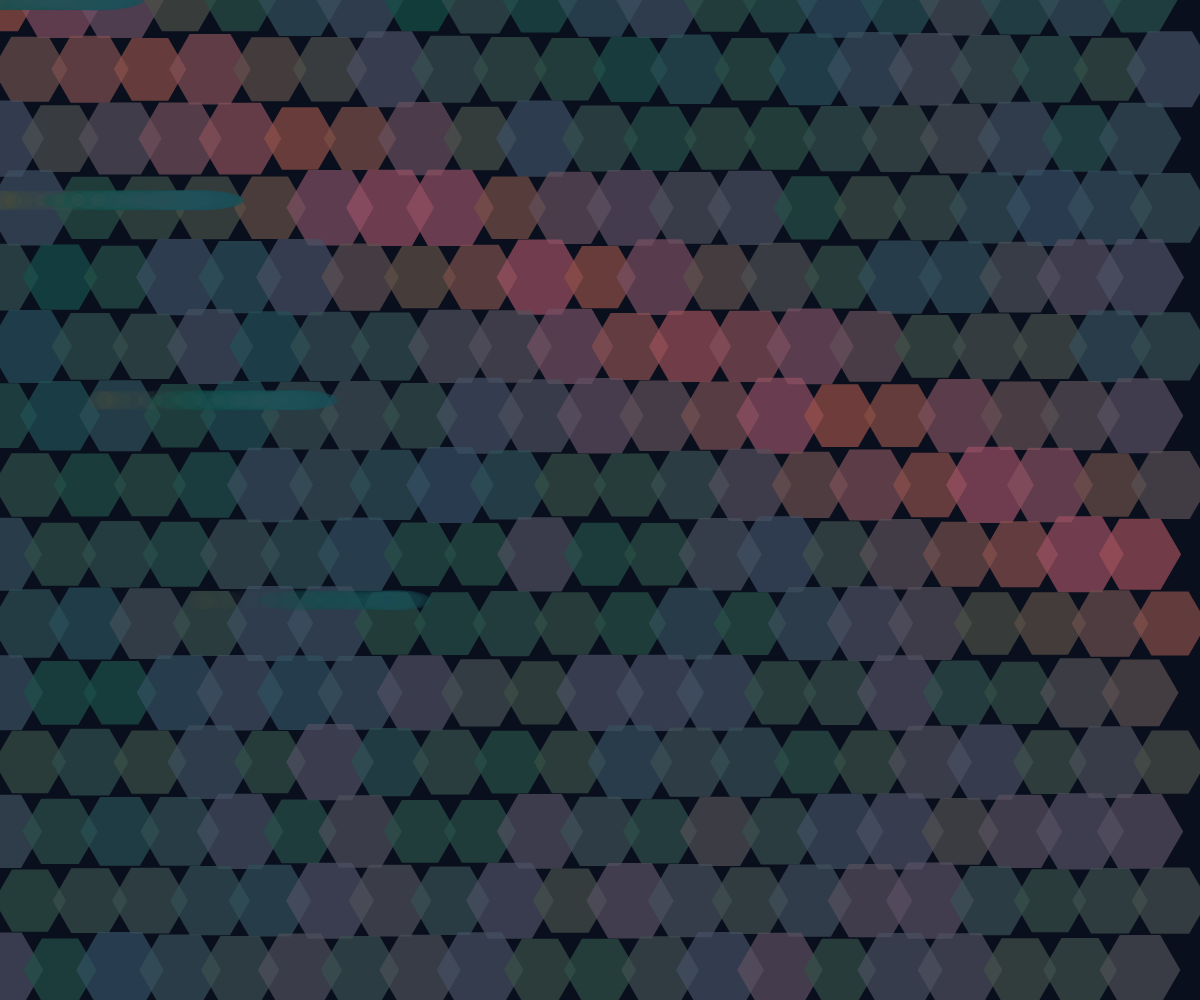
Frame 1 (no input)
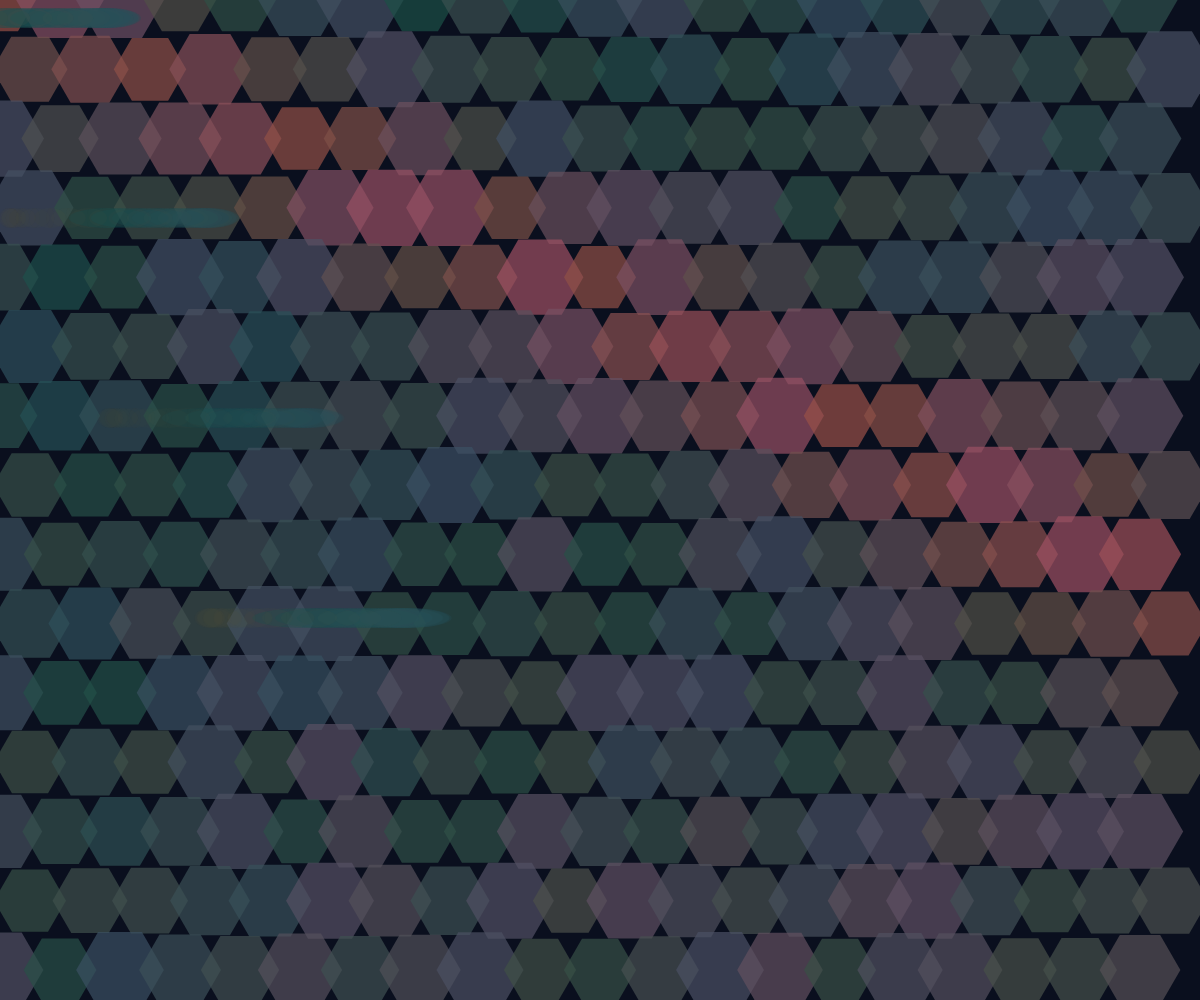
Frame 60 (no input)
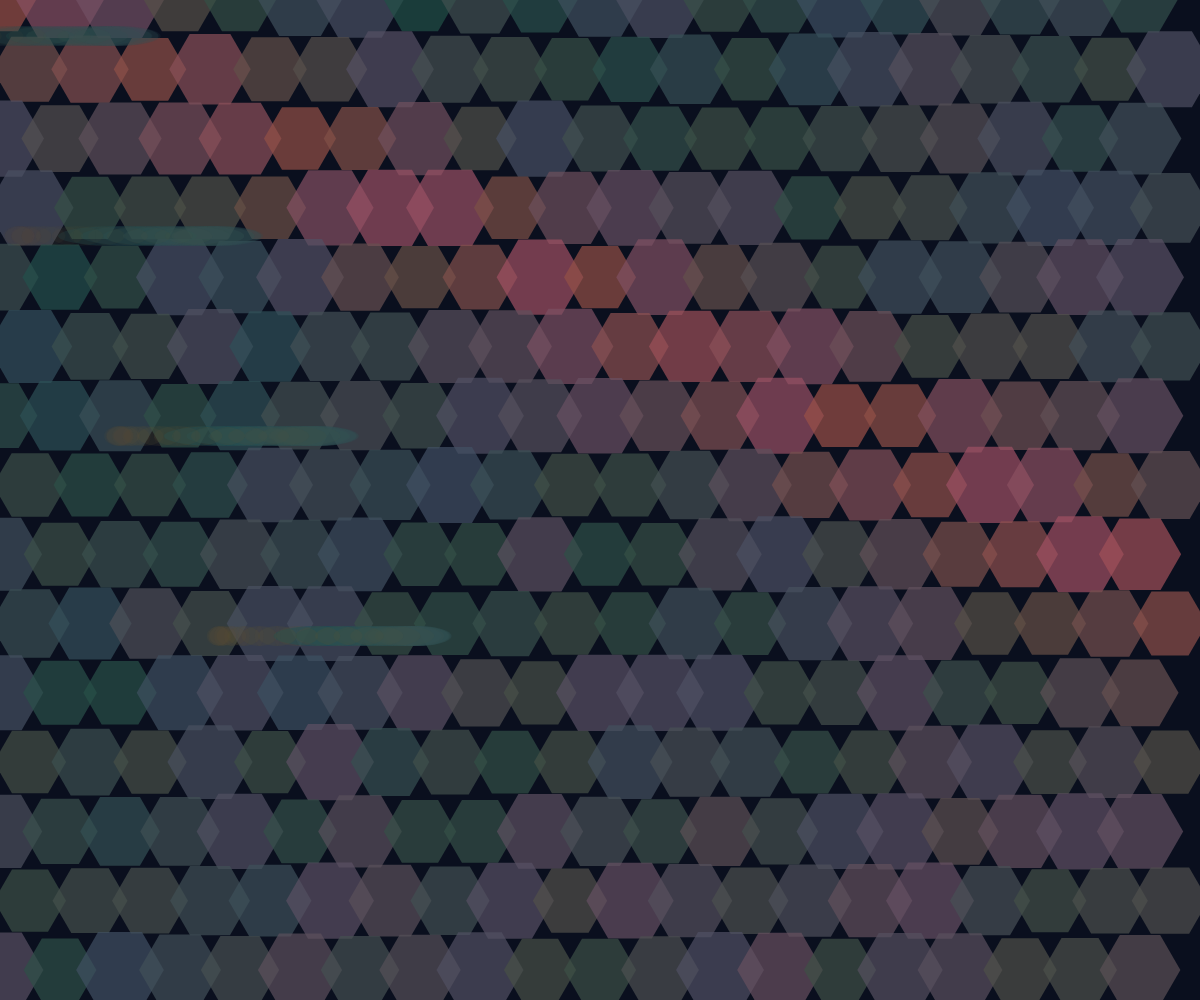
Frame 120 (the mouse pressed at the canvas centre since frame 60)

The p5.js sketch that drew these frames (run headless with seeded random() and noise() and a simulated clock; from frame 60 on, the mouse is pressed at the canvas centre):

// p5.js sketch
// ── sketch.js
let hexagons = [];
let time = 0;
const CHANNEL_WIDTH = 150;

function setup() {
  createCanvas(windowWidth, windowHeight);
  noStroke();
  
  // Create honeycomb pattern with hexagons
  const hexSize = 40;
  const cols = ceil(width / (hexSize * 1.5));
  const rows = ceil(height / (hexSize * sqrt(3)));
  
  for (let row = 0; row < rows; row++) {
    for (let col = 0; col < cols; col++) {
      const x = col * hexSize * 1.5 + (row % 2) * hexSize * 0.75;
      const y = row * hexSize * sqrt(3);
      
      // Only create hexagons within canvas bounds
      if (x > -hexSize && x < width + hexSize && y > -hexSize && y < height + hexSize) {
        hexagons.push({
          x,
          y,
          size: hexSize,
          hue: random(10, 40), // Warm red/orange range
          saturation: 80,
          brightness: 70,
          speed: random(0.001, 0.005),
          phase: random(TWO_PI)
        });
      }
    }
  }
}

function draw() {
  background(10, 15, 30);
  
  time += 0.01;
  
  // Draw the main honeycomb pattern
  for (let hex of hexagons) {
    const pulse = sin(time * hex.speed + hex.phase) * 0.5 + 0.5;
    
    // Calculate dynamic hue based on position and time
    const hueShift = (time * 10 + hex.x * 0.02 + hex.y * 0.02 + pulse * 20) % 360;
    
    // Base warm colors: deep reds, oranges, and some blues for temperature variation
    let h = (hueShift + hex.hue) % 360;
    
    // Shift towards blue in the channel area for thermal effect
    const channelEffect = abs((hex.y - hex.x * 0.5) / CHANNEL_WIDTH);
    if (channelEffect < 1) {
      const intensity = map(channelEffect, 0, 1, 1, 0);
      // Blend towards cooler blues in the channel
      h = lerp(h, 200, intensity * 0.7); // Mix with blue
    }
    
    fill(h, hex.saturation, hex.brightness + pulse * 30, 180);
    
    push();
    translate(hex.x, hex.y);
    
    beginShape();
    for (let i = 0; i < 6; i++) {
      const angle = TWO_PI / 6 * i;
      const px = cos(angle) * hex.size * (0.9 + pulse * 0.2);
      const py = sin(angle) * hex.size * (0.9 + pulse * 0.2);
      vertex(px, py);
    }
    endShape(CLOSE);
    
    pop();
  }
  
  // Add subtle pulsing channel effect
  const channelOffset = time * 30;
  for (let i = 0; i < 5; i++) {
    const y = (channelOffset + i * 200) % (height + 400) - 200;
    
    // Draw a glowing line along the channel
    const alpha = map(sin(time * 3 + i), -1, 1, 50, 150);
    const width = map(sin(time * 5 + i), -1, 1, 80, 120);
    
    // Channel line with gradient
    for (let j = 0; j < 30; j++) {
      const progress = j / 30;
      const channelX = y * 0.5 + sin(progress * TWO_PI) * 100;
      
      // Dynamic color along the channel
      const channelHue = (time * 20 + progress * 100) % 360;
      const channelSat = 80;
      const channelBri = 70 + sin(time + progress * 5) * 20;
      
      fill(channelHue, channelSat, channelBri, alpha * (1 - progress));
      ellipse(channelX, y, width * (1 - progress), 20);
    }
  }
}

function windowResized() {
  resizeCanvas(windowWidth, windowHeight);
}
